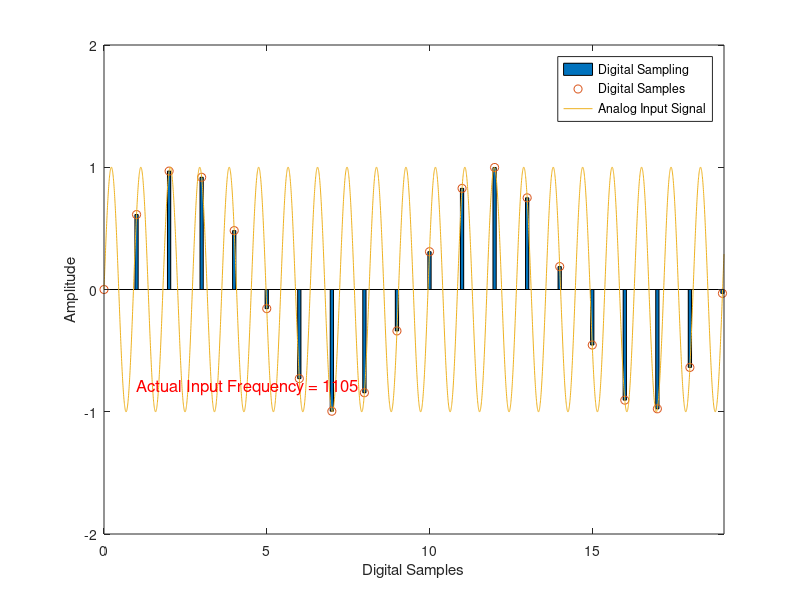
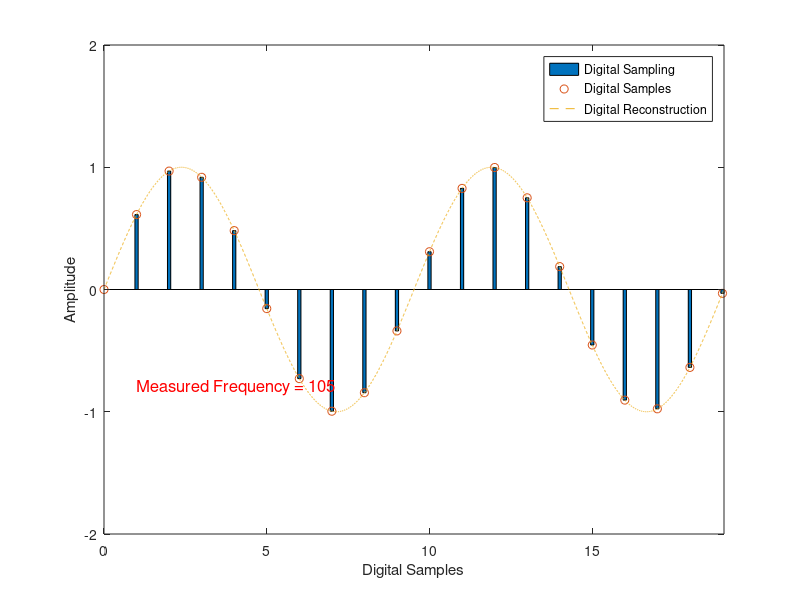

MATLAB code to generate these figures, in order:
clear all;
Fs = 1000;      % Sample rate (Hz)
Fa = 1105;       % Input Frequency (Hz)

% Specify plot parameters
txtsize=10;
ltxtsize=9;
pwidth=4;
pheight=5;
pxoffset=0.65;
pyoffset=0.5;
markersize=5;


% Determine Nyquist zones
zone = 1 + floor(Fa / (Fs/2));
alias = mod(Fa, Fs);
if ~mod(zone,2) % 2nd, 4th, 6th, ... Nyquist Zone
    alias = -(Fs - alias)/Fs;
else            % 3rd, 5th, 7th, ... Nyquist Zone
    alias = (alias)/Fs;
end

N = 2*1/abs(alias) + 1;         % Number of Digital samples
points = 256;                   % Analog points between digital samples
analogIndexes = 0:1/points:N-1;
samplingIndexes = 1:points:length(analogIndexes);
wave = sin(2*pi*Fa/Fs*analogIndexes);
input_str = sprintf('Actual Input Frequency = %i', Fa);
alias_str = sprintf('Measured Frequency = %i', abs(alias * Fs));

% Plot analog signal and sampled
f1=figure(1);
bar(analogIndexes(samplingIndexes), wave(samplingIndexes), .1 ); hold on;
plot(analogIndexes(samplingIndexes), wave(samplingIndexes), 'o')
plot(analogIndexes, wave);
xlabel('Digital Samples');ylabel('Amplitude');
xlim([0 N-1]);
text(1,-.8, input_str,'Color','red','FontSize',12) ;
legend('Digital Sampling', 'Digital Samples', 'Analog Input Signal');
hold off;
ylim([-2 2]);

f2=figure(2)
% Plot analog signal and sampled points
bar(analogIndexes(samplingIndexes), wave(samplingIndexes), .1 ); hold on;
plot(analogIndexes(samplingIndexes), wave(samplingIndexes), 'o')
plot(analogIndexes, sin(2*pi*alias*analogIndexes), '--');

text(1,-.8, alias_str,'Color','red','FontSize',12) ;
legend('Digital Sampling', 'Digital Samples', 'Digital Reconstruction','Location','NorthEast');
xlabel('Digital Samples');ylabel('Amplitude');
xlim([0 N-1])
hold off;
ylim([-2 2]);
